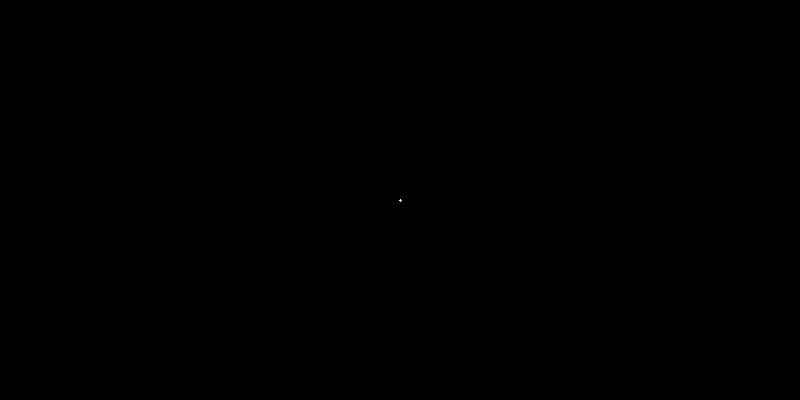
Frame 1 (no input)
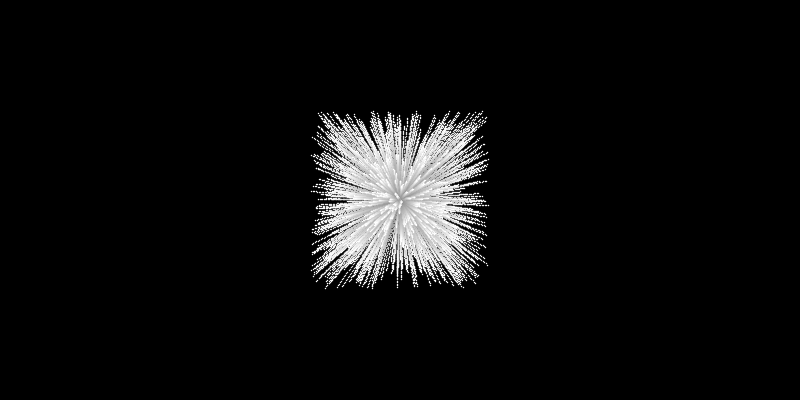
Frame 60 (the mouse pressed at the canvas centre just before this capture)
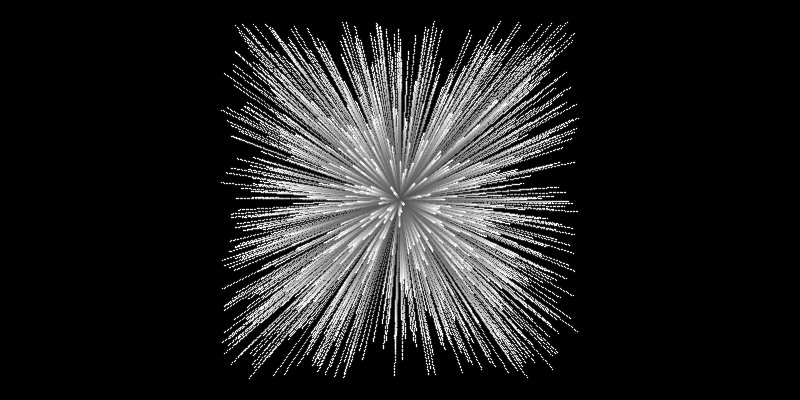
Frame 120 (the mouse held since frame 60 and released just before this capture)

The Processing sketch that drew these frames (run headless with seeded random() and noise(); from frame 60 on, the mouse is pressed at the canvas centre):

// Processing sketch: dia23
// ── dia23.pde
/*Día 23 del hackpact de arte generativo
 Por Eduardo H Obieta
 http://artegenerativo.laad.com.mx 
 */

float px1[], py1[], velx[], vely[];
int part = 1000;
boolean env01=true;

void setup() {
  size(800, 400);
  background(0);
  px1 = new float[part];
  py1 = new float[part];
  velx = new float[part];
  vely = new float[part];
  for (int i=0; i<part; i++) {
    px1[i] = width/2;
    py1[i] = height/2;
    velx[i] = random(-1.5, 1.5);
    vely[i] = random(-1.5, 1.5);
  }
}

void draw() {
  pushMatrix();
  noStroke();
  rectMode(CORNER);
  fill(0, 3);
  rect(0, 0, width, height);
  popMatrix();
  stroke(255);
  strokeWeight(1.5);
  for (int i=0; i<part; i++) {
    point(px1[i], py1[i]);
    px1[i]+=velx[i];
    py1[i]+=vely[i];
    if ((py1[i]>height) | (px1[i]>width) | (py1[i]<0) | (px1[i]<0)) {
      py1[i] = mouseY;
      vely[i] = random(-0.5, 0.5)*noise(10)*10;
      px1[i] = mouseX;
      velx[i] = random(-0.5, 0.5)*noise(10)*10;
      strokeWeight(2.2);
      px1[i]+=velx[i]*2;
      py1[i]+=vely[i]*2;
    }
  }
}
